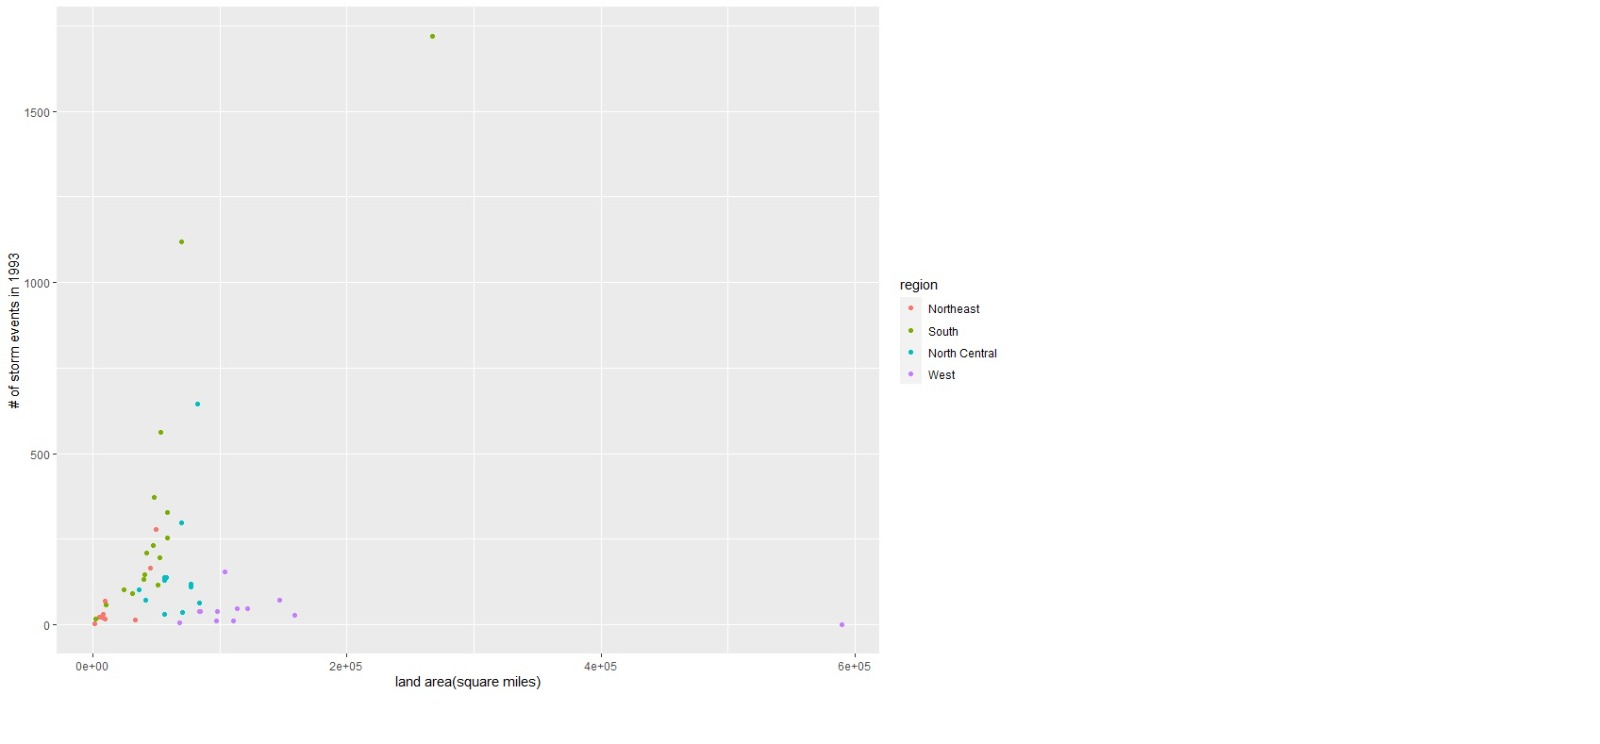

Recreate this plot in R.
getwd()
library(tidyverse)
#1.1993 fatalities dataset 
fatalities <- read_csv("StormEvents_details-ftp_v1.0_d1993_c20220425.csv")
colnames(fatalities)
# 2. Limiting the dataset
myvars <- c("BEGIN_YEARMONTH", "EPISODE_ID", "STATE", "STATE_FIPS", "CZ_NAME", "CZ_TYPE", "CZ_FIPS", "EVENT_TYPE")
fatalities1<- fatalities[myvars]
str(fatalities1)

#3.Arrange by State
fatalities1 <- arrange(fatalities1, STATE)

#4. Title case
fatalities1$STATE <- str_to_title(fatalities1$STATE)


#5. Filter CZ_Type
fatalities1 <- filter(fatalities1, CZ_TYPE == "C")
# Remove CZ_Type
fatalities <- select(fatalities1, -CZ_TYPE)

#6.Padding

fatalities1$STATE_FIPS <- str_pad(fatalities1$STATE_FIPS, width = 3,side="left", pad = "0")
fatalities1$CZ_FIPS <- str_pad(fatalities1$CZ_FIPS, width = 3,side="left", pad = "0")

fatalities1 <- unite(fatalities1, "FIPS", STATE_FIPS, CZ_FIPS, sep="", remove = TRUE)
fatalities1$FIPS

#7. Rename
fatalities1 <- rename_all(fatalities1, tolower)
colnames(fatalities1)

#8. US states data
data("state")
us_state_info<-data.frame(state=state.name, region=state.region, area=state.area)

#9. Merge

events<- data.frame(table(fatalities1$state))
events<-rename(events, c("state"="Var1"))

merged <- merge(x=events, y=us_state_info, by.x = "state", by.y = "state", all.y = TRUE)
head(merged)

#10. Plot
library(ggplot2)
storm_plot <-ggplot(merged,aes(x=area,y=Freq))+geom_point(aes(color=region))+
  labs(x="land area(square miles)",y="# of storm events in 1993")
storm_plot       
